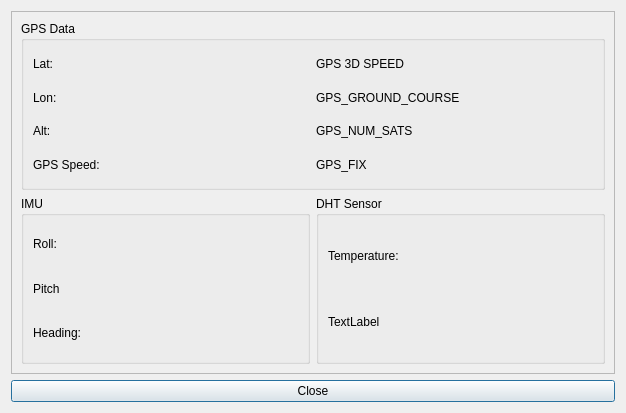
<?xml version="1.0" encoding="UTF-8"?>
<ui version="4.0">
 <class>AllSensorsDialog</class>
 <widget class="QDialog" name="AllSensorsDialog">
  <property name="geometry">
   <rect>
    <x>0</x>
    <y>0</y>
    <width>626</width>
    <height>413</height>
   </rect>
  </property>
  <property name="windowTitle">
   <string>Dialog</string>
  </property>
  <layout class="QGridLayout" name="gridLayout">
   <item row="0" column="0">
    <widget class="QScrollArea" name="scrollArea">
     <property name="verticalScrollBarPolicy">
      <enum>Qt::ScrollBarAlwaysOff</enum>
     </property>
     <property name="horizontalScrollBarPolicy">
      <enum>Qt::ScrollBarAlwaysOff</enum>
     </property>
     <property name="widgetResizable">
      <bool>true</bool>
     </property>
     <widget class="QWidget" name="scrollAreaWidgetContents">
      <property name="geometry">
       <rect>
        <x>0</x>
        <y>0</y>
        <width>600</width>
        <height>353</height>
       </rect>
      </property>
      <layout class="QGridLayout" name="gridLayout_2">
       <item row="0" column="0" colspan="2">
        <widget class="QGroupBox" name="groupBox">
         <property name="title">
          <string>GPS Data</string>
         </property>
         <layout class="QGridLayout" name="gridLayout_3">
          <item row="0" column="0">
           <widget class="QLabel" name="labelGpsLat">
            <property name="text">
             <string>Lat: </string>
            </property>
           </widget>
          </item>
          <item row="0" column="1">
           <widget class="QLabel" name="labelGps3DSpeed">
            <property name="text">
             <string>GPS 3D SPEED</string>
            </property>
           </widget>
          </item>
          <item row="1" column="0">
           <widget class="QLabel" name="labelGpsLon">
            <property name="text">
             <string>Lon:</string>
            </property>
           </widget>
          </item>
          <item row="1" column="1">
           <widget class="QLabel" name="labelGpsGroundCourse">
            <property name="text">
             <string>GPS_GROUND_COURSE</string>
            </property>
           </widget>
          </item>
          <item row="2" column="0">
           <widget class="QLabel" name="labelGpsAlt">
            <property name="text">
             <string>Alt: </string>
            </property>
           </widget>
          </item>
          <item row="2" column="1">
           <widget class="QLabel" name="labelGpsNumberSats">
            <property name="text">
             <string>GPS_NUM_SATS</string>
            </property>
           </widget>
          </item>
          <item row="3" column="0">
           <widget class="QLabel" name="labelGpsGroundSpeed">
            <property name="text">
             <string>GPS Speed: </string>
            </property>
           </widget>
          </item>
          <item row="3" column="1">
           <widget class="QLabel" name="labelGpsFix">
            <property name="text">
             <string>GPS_FIX</string>
            </property>
           </widget>
          </item>
         </layout>
        </widget>
       </item>
       <item row="1" column="0">
        <widget class="QGroupBox" name="groupBox_2">
         <property name="title">
          <string>IMU</string>
         </property>
         <layout class="QGridLayout" name="gridLayout_5">
          <item row="0" column="0">
           <widget class="QLabel" name="labelRoll">
            <property name="text">
             <string>Roll:</string>
            </property>
           </widget>
          </item>
          <item row="1" column="0">
           <widget class="QLabel" name="labelPitch">
            <property name="text">
             <string>Pitch</string>
            </property>
           </widget>
          </item>
          <item row="2" column="0">
           <widget class="QLabel" name="labelHeading">
            <property name="text">
             <string>Heading:</string>
            </property>
           </widget>
          </item>
         </layout>
        </widget>
       </item>
       <item row="1" column="1">
        <widget class="QGroupBox" name="groupBox_3">
         <property name="title">
          <string>DHT Sensor</string>
         </property>
         <layout class="QGridLayout" name="gridLayout_4">
          <item row="0" column="0">
           <widget class="QLabel" name="labelDhtTemp">
            <property name="text">
             <string>Temperature:</string>
            </property>
           </widget>
          </item>
          <item row="1" column="0">
           <widget class="QLabel" name="labelDhtHumidity">
            <property name="text">
             <string>TextLabel</string>
            </property>
           </widget>
          </item>
         </layout>
        </widget>
       </item>
      </layout>
     </widget>
    </widget>
   </item>
   <item row="1" column="0">
    <widget class="QPushButton" name="pushButtonClose">
     <property name="sizePolicy">
      <sizepolicy hsizetype="Preferred" vsizetype="Preferred">
       <horstretch>0</horstretch>
       <verstretch>0</verstretch>
      </sizepolicy>
     </property>
     <property name="text">
      <string>Close</string>
     </property>
    </widget>
   </item>
  </layout>
 </widget>
 <resources/>
 <connections/>
</ui>
